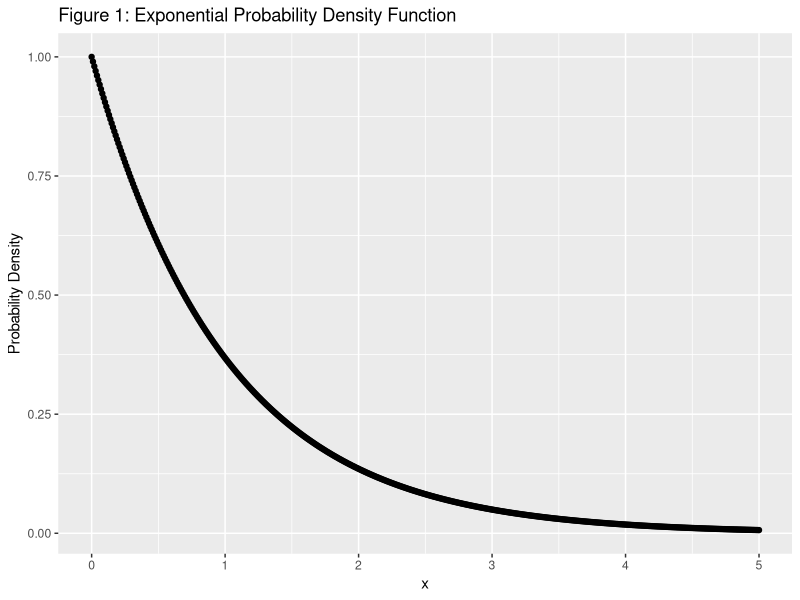
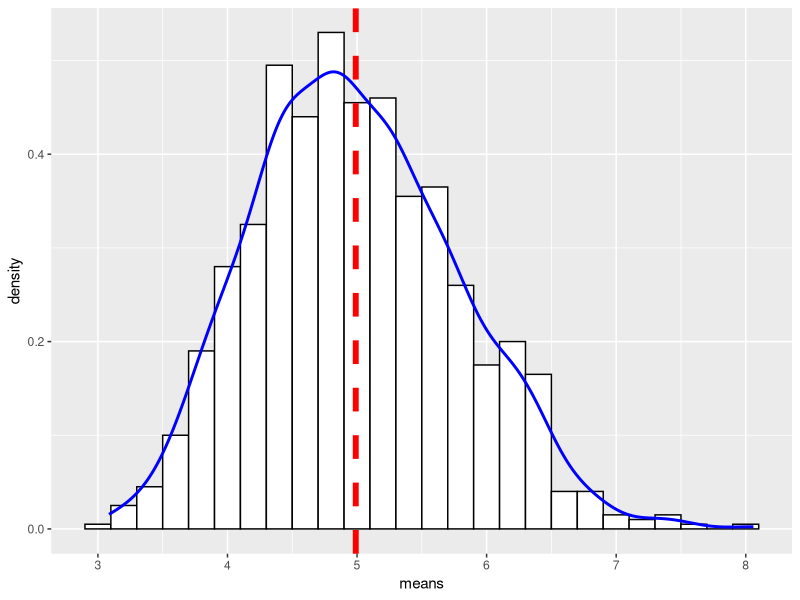

Source code (R) for these figures, in order:
## ---- chunk 1
knitr::opts_chunk$set(fig.path = "course_project_a_figure/")
set.seed(1)
library(ggplot2)
## ---- chunk 2
x <- seq(0.0, 5.0, 0.01)
y <- dexp(x)
qplot(x, y, type="l", xlab = "x", ylab = "Probability Density", main = "Figure 1: Exponential Probability Density Function")
## ---- chunk 3
sims <- 1000
lambda <- 0.2
n <- 40
## ---- chunk 4
exp_sim <- matrix(rexp(sims * n, lambda), sims, n)
means <- rowMeans(exp_sim)
## ---- chunk 5
print(sample_mean <- mean(means))
print(theoretical_mean <- 1/lambda)
## ---- chunk 6
print(sample_variance <- var(means))
print(theoretical_variance <- ((1 / lambda)^2)/40)
## ---- chunk 7
ggplot(data.frame(means), aes(x = means)) + geom_histogram(aes(y=..density..), colour = "black", fill = "white", binwidth = lambda) + geom_density(colour = "blue", size = 1) + geom_vline(aes(xintercept = sample_mean), linetype = "dashed", size = 2, colour = "red") + scale_x_continuous(breaks = c(1:10))
## ---- chunk 8
sessionInfo()
